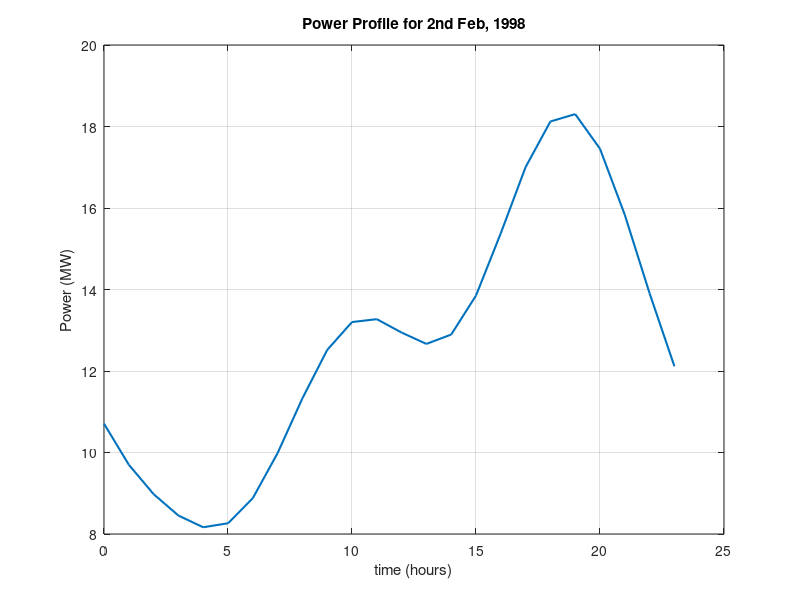
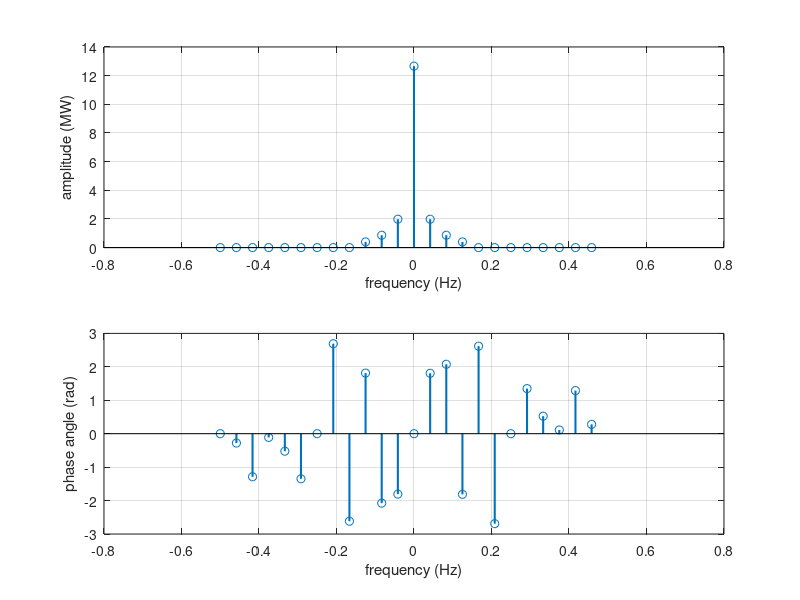
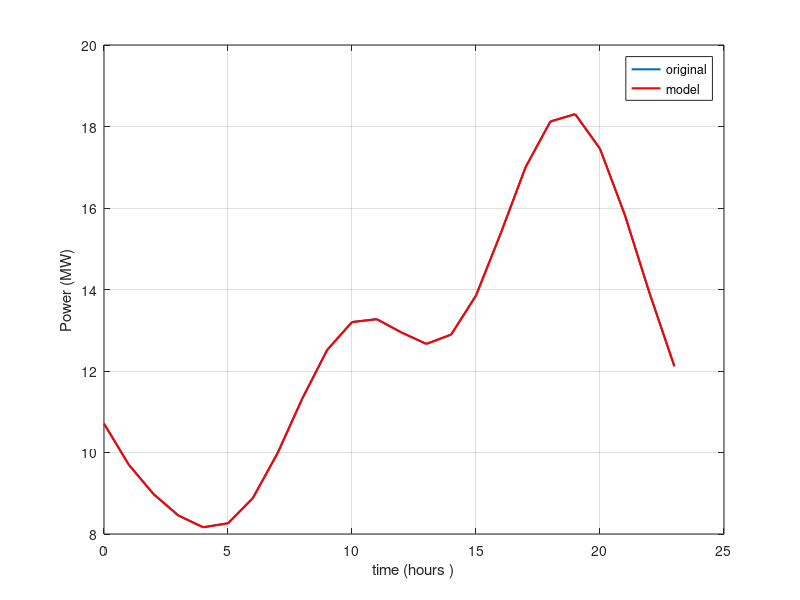

MATLAB code for these plots, in order:
clear;
close;
ts = 1; % time step
t = 0:ts:23; 
fs = 1/ts; % frequency step
f= (-length(t)/2:length(t)/2-1)/(length(t)*ts); % frequency formula

%data
P=[10.7083
    9.7003
    8.9780
    8.4531
    8.1653
    8.2633
    8.8795
    9.9850
   11.3289
   12.5172
   13.2012
   13.2720
   12.9435
   12.6647
   12.8940
   13.8516
   15.3819
   17.0033
   18.1227
   18.3039
   17.4531
   15.8322
   13.9056
   12.1154];

plot(t,P,'LineWidth',1.5);grid
xlabel('time (hours)');ylabel('Power (MW)')
title('Power Profile for 2nd Feb, 1998')

% fourier transform analysis
P1 = fft(P)/length(t);
P2=fftshift(P1);
amp=abs(P2); % amplitude
phi = angle(P2); % phase angle

figure
subplot(211),stem(f,amp,'LineWidth',1.5),grid
xlabel('frequency (Hz)');ylabel('amplitude (MW)')
subplot(212),stem(f,phi,'LineWidth',1.5),grid
xlabel('frequency (Hz)');ylabel('phase angle (rad)')


% NOW, I WILL CONSTRUCT THE MODEL FROM THE FIGURE
% THE STRUCTURE IS:
% Pmodel=Ai*COS(i*w*t+phii)
% where,  w=2*pi/24  and  i is the harmonic order
% Here, up to the third harmonic is enough
% and using Parseval's Theorem, the model is:

% PP=12.6635+2*(1.9806*cos(w*tt+1.807)+0.86388*cos(2*w*tt+2.0769)+0.39683*cos(3*w*tt-    1.8132));

w=2*pi/24;

Pmodel=12.6635+2*(1.9806*cos(w*t+1.807)+0.86388*cos(2*w*t+2.0769)+0.39686*cos(3*w*t-1.8132));

figure
plot(t,P,'LineWidth',1.5);grid on
hold on;
plot(t,Pmodel,'r','LineWidth',1.5)
legend('original','model');xlabel('time (hours )');ylabel('Power (MW)')